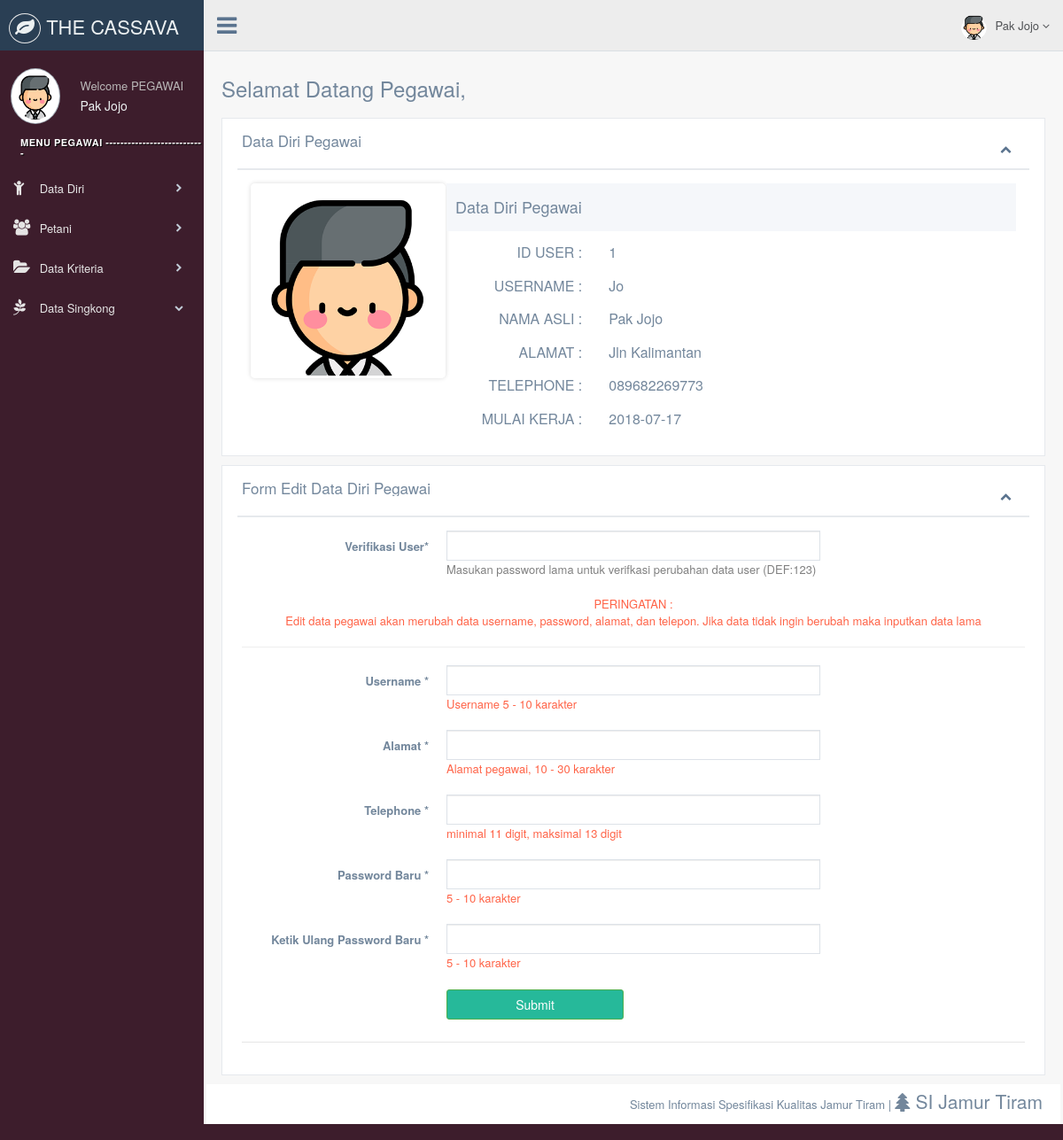
The page /index.php/controller_pegawai/c_pegawai_data_diri (signed in) on the database its author committed.
### tables this page shows
CREATE TABLE `user` (
  `id_user` int(5) NOT NULL AUTO_INCREMENT,
  `username` varchar(10) NOT NULL,
  `password` varchar(10) NOT NULL,
  `nama` varchar(30) NOT NULL,
  `alamat` varchar(30) NOT NULL,
  `telephone` varchar(12) NOT NULL,
  `jenis_kelamin` int(1) NOT NULL,
  `status_aktif` int(1) NOT NULL,
  `level_akses` int(1) NOT NULL,
  `mulai_kerja` date DEFAULT NULL,
  `akhir_kerja` date DEFAULT NULL,
  PRIMARY KEY (`id_user`),
  KEY `jenis_kelamin` (`jenis_kelamin`),
  KEY `jenis_kelamin_2` (`jenis_kelamin`),
  KEY `status_aktif` (`status_aktif`),
  KEY `level_akses` (`level_akses`),
  CONSTRAINT `user_ibfk_1` FOREIGN KEY (`jenis_kelamin`) REFERENCES `gender` (`id_gender`) ON DELETE CASCADE ON UPDATE CASCADE,
  CONSTRAINT `user_ibfk_2` FOREIGN KEY (`status_aktif`) REFERENCES `statusaktif` (`id_aktif`) ON DELETE CASCADE ON UPDATE CASCADE,
  CONSTRAINT `user_ibfk_3` FOREIGN KEY (`level_akses`) REFERENCES `levelakses` (`id_akses`) ON DELETE CASCADE ON UPDATE CASCADE
);

### application/libraries/Template.php (called while the page is built, shortened)
<?php
class Template
{
   function __construct()
   {
      $this->ci =&get_instance();
   }
    function pegawaiview($template, $data='')
   {
      $data['content'] = $this->ci->load->view($template, $data, TRUE);
      $data['nav']  = $this->ci->load->view('pegawai/pegawainav', $data, TRUE);
      $this->ci->load->view('pegawai/dashboard', $data);
   }
}

### application/controllers/controller_pegawai/c_pegawai_data_diri.php (called while the page is built, shortened)
<?php
class c_pegawai_data_diri extends CI_Controller {
    function index() {
            $id_loged_user = $this->session->userdata('id_user');
            $data['data_diri'] = $this->m_pegawai_data_diri->ambil_data_pegawai("user", "id_user = '$id_loged_user'");
            $this->template->pegawaiview('pegawai/pegawai_data_diri', $data);
    }
}

### index.php (called while the page is built, shortened)
<?php
require_once BASEPATH.'core/CodeIgniter.php';

### application/models/model_pegawai/m_pegawai_data_diri.php (called while the page is built, shortened)
<?php
class m_pegawai_data_diri extends CI_Model {
    function ambil_data_pegawai($table, $where) {
        $this->db->from($table);
        $this->db->where($where);
        return $this->db->get();
    }
}

### application/views/pegawai/pegawai_data_diri.php (the view, shortened to what this page needs)
<div class="">
    <div class="row col-md-9 page-title">
        <div class="title_left">
            <h3>Selamat Datang Pegawai,</h3>
        </div>
    </div>
    <div class="clearfix"></div>
    <div class="row">
        <div class="col-md-12 col-sm-12 col-xs-12">
            <div class="x_panel">
                <div class="x_title">
                    <h2>Data Diri Pegawai
                        </h2>
                    <ul class="nav navbar-right">
                        <li><a class="collapse-link"><i class="fa fa-chevron-up"></i></a>
                        </li>
                    </ul>
                    <div class="clearfix"></div>
                </div>
                <div class="x_content">
                    <div class="col-md-3 col-sm-3 col-xs-12 profile_left">
                        <div class="profile_img">
                            <div id="crop-avatar">
                                <div class="avatar-view" title="Change the avatar">
                                    <img src="<?php echo base_url(); ?>assets/images/maleemp.png" alt="Avatar">
                                </div>
                            </div>
                        </div>
                    </div>
                    <div class="col-md-9 col-sm-9 col-xs-12">
                        <?php
                        foreach ($data_diri->result_array() AS $rowt) {
                            $id_user = $rowt['id_user'];
                            $username = $rowt['username'];
                            $nama = $rowt['nama'];
                            $alamat = $rowt['alamat'];
                            $telephone = $rowt['telephone'];
                            $mulai_kerja = $rowt['mulai_kerja'];
                        }
                        ?>
                        <div class="profile_title">
                            <div class="col-md-6">
                                <h2>Data Diri Pegawai</h2>
                            </div>
                        </div>
                        <div class="x_content">
                            <div class="form-group">
                                <h4 style="text-align: right"class="control-label col-md-3 col-sm-2 col-xs-12">   ID USER  : </h4>
                                <div class="col-md-9 col-sm-10 col-xs-12">
                                    <h4 class="col-md-7 col-xs-12" ><?php echo $id_user; ?></h4>
                                </div>
                            </div>
                            <div class="form-group">
                                <h4 style="text-align: right"class="control-label col-md-3 col-sm-2 col-xs-12">   USERNAME  : </h4>
                                <div class="col-md-9 col-sm-10 col-xs-12">
                                    <h4 class="col-md-7 col-xs-12" ><?php echo $username; ?></h4>
                                </div>
                            </div>
                            <div class="form-group">
                                <h4 style="text-align: right"class="control-label col-md-3 col-sm-2 col-xs-12">   NAMA ASLI  : </h4>
                                <div class="col-md-9 col-sm-10 col-xs-12">
                                    <h4 class="col-md-7 col-xs-12" ><?php echo $nama; ?></h4>
                                </div>
                            </div>
                            <div class="form-group">
                                <h4 style="text-align: right"class="control-label col-md-3 col-sm-2 col-xs-12">   ALAMAT  : </h4>
                                <div class="col-md-9 col-sm-10 col-xs-12">
                                    <h4 class="col-md-7 col-xs-12" ><?php echo $alamat; ?></h4>
                                </div>
                            </div>
                            <div class="form-group">
                                <h4 style="text-align: right"class="control-label col-md-3 col-sm-2 col-xs-12">   TELEPHONE  : </h4>
                                <div class="col-md-9 col-sm-10 col-xs-12">
                                    <h4 class="col-md-7 col-xs-12" ><?php echo $telephone; ?></h4>
                                </div>
                            </div>
                            <div class="form-group">
                                <h4 style="text-align: right"class="control-label col-md-3 col-sm-2 col-xs-12">MULAI KERJA  : </h4>
                                <div class="col-md-9 col-sm-10 col-xs-12">
                                    <h4 class="col-md-7 col-xs-12" ><?php echo $mulai_kerja; ?></h4>
                                </div>
                            </div>
                        </div>
                    </div>
                </div>
            </div>
        </div>
        <div class="col-md-12 col-sm-12 col-xs-12">
            <div class="x_panel">
                <div class="x_title">
                    <h2>Form Edit Data Diri Pegawai
                        </h2>
                    <ul class="nav navbar-right">
                        <li><a class="collapse-link"><i class="fa fa-chevron-up"></i></a>
                        </li>
                    </ul>
                    <div class="clearfix"></div>
                </div>
                <div class="x_content">
                    <form role="form" method="post" id="registrationForm" action="<?php echo base_url() . "controller_pegawai/c_pegawai_data_diri/edit_data_diri/" . $id_user ?>"  class="form-horizontal form-label-left">
                        <div class="form-group">
                            <label class="control-label col-md-3 col-sm-3 col-xs-12" for="username">Verifikasi User<span class="required">*</span>
                            </label>
                            <div class="col-md-6 col-sm-6 col-xs-12">
                                <input type="password" name="old_password" required="required" class="form-control col-md-7 col-xs-12">
                                <p style="color: gray">Masukan password lama untuk verifkasi perubahan data user (DEF:123) </p>
                            </div>
                        </div>
                        <p style="color: tomato; font-size: 13px; text-align: center">PERINGATAN : <br>
                            Edit data pegawai akan merubah data username, password, alamat, dan telepon.
                            Jika data tidak ingin berubah maka inputkan data lama</p>
                        <hr>
                        <div class="form-group">
                            <label  class="control-label col-md-3 col-sm-3 col-xs-12">Username <span class="required">*</span></label>
                            <div class="col-md-6 col-sm-6 col-xs-12">
                                <input id="telepon-kontak" name="username" class="form-control col-md-7 col-xs-12"  required="required" type="text">
                                <p style="color: tomato">Username 5 - 10 karakter</p>
                            </div>
                        </div>
                        <div class="form-group">
                            <label  class="control-label col-md-3 col-sm-3 col-xs-12">Alamat <span class="required">*</span></label>
                            <div class="col-md-6 col-sm-6 col-xs-12">
                                <input id="telepon-kontak" name="alamat" class="form-control col-md-7 col-xs-12"  required="required" type="text">
                                <p style="color: tomato">Alamat pegawai, 10 - 30 karakter</p>
                            </div>
                        </div>
                        <div class="form-group">
                            <label  class="control-label col-md-3 col-sm-3 col-xs-12">Telephone <span class="required">*</span></label>
                            <div class="col-md-6 col-sm-6 col-xs-12">
                                <input id="telepon-kontak" name="telephone" class="form-control col-md-7 col-xs-12"  required="required" type="text">
                                <p style="color: tomato">minimal 11 digit, maksimal 13 digit</p>
                            </div>
                        </div>
                        <div class="form-group">
                            <label  class="control-label col-md-3 col-sm-3 col-xs-12">Password Baru <span class="required">*</span></label>
                            <div class="col-md-6 col-sm-6 col-xs-12">
                                <input id="telepon-kontak" name="new_password" class="form-control col-md-7 col-xs-12"  required="required" type="password">
                                <p style="color: tomato">5 - 10 karakter</p>
                            </div>
                        </div>
                        <div class="form-group">
                            <label  class="control-label col-md-3 col-sm-3 col-xs-12">Ketik Ulang Password Baru <span class="required">*</span></label>
                            <div class="col-md-6 col-sm-6 col-xs-12">
                                <input id="telepon-kontak" name="re_type" class="form-control col-md-7 col-xs-12"  required="required" type="password">
                                <p style="color: tomato">5 - 10 karakter</p>
                            </div>
                        </div>
                        <div class="form-group">
                            <div class="col-md-6 col-sm-6 col-xs-12 col-md-offset-3">
                                <button style="width: 200px" name="submit" type="submit" class="btn btn-success">Submit</button>
                            </div>
                        </div>
                        <div class="ln_solid"></div>
                    </form>
                </div>
            </div>
        </div>
    </div>
</div>
<footer>
    <div class="">
        <p class="pull-right">Sistem Informasi Spesifikasi Kualitas Jamur Tiram |
            <span class="lead"> <i class="fa fa-tree"></i> SI Jamur Tiram</span>
        </p>
    </div>
    <div class="clearfix"></div>
</footer>

### rows shown on the page
user: id_user "1", username "Jo", nama "Pak Jojo", alamat "Jln Kalimantan", telephone "089682269773", mulai_kerja "2018-07-17"

### other values the page prints
$this->session->userdata('nama_user') "Pak Jojo"
